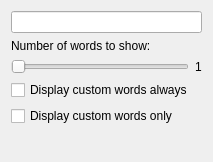
<?xml version="1.0" encoding="UTF-8"?>
<ui version="4.0">
 <class>CloudViewPopup</class>
 <widget class="QWidget" name="CloudViewPopup">
  <property name="geometry">
   <rect>
    <x>0</x>
    <y>0</y>
    <width>213</width>
    <height>162</height>
   </rect>
  </property>
  <property name="windowTitle">
   <string>Form</string>
  </property>
  <layout class="QFormLayout" name="formLayout">
   <property name="fieldGrowthPolicy">
    <enum>QFormLayout::AllNonFixedFieldsGrow</enum>
   </property>
   <property name="rowWrapPolicy">
    <enum>QFormLayout::WrapAllRows</enum>
   </property>
   <item row="1" column="0">
    <widget class="QLabel" name="lblNbWordsDesc">
     <property name="text">
      <string>Number of words to show:</string>
     </property>
    </widget>
   </item>
   <item row="1" column="1">
    <layout class="QHBoxLayout" name="horizontalLayout">
     <item>
      <widget class="QSlider" name="sldNWords">
       <property name="minimum">
        <number>1</number>
       </property>
       <property name="orientation">
        <enum>Qt::Horizontal</enum>
       </property>
      </widget>
     </item>
     <item>
      <widget class="QLabel" name="lblNbWords">
       <property name="text">
        <string>1</string>
       </property>
      </widget>
     </item>
    </layout>
   </item>
   <item row="3" column="0">
    <widget class="QCheckBox" name="chkCustomAlways">
     <property name="text">
      <string>Display custom words always</string>
     </property>
    </widget>
   </item>
   <item row="3" column="1">
    <widget class="QCheckBox" name="chkCustomOnly">
     <property name="text">
      <string>Display custom words only</string>
     </property>
    </widget>
   </item>
   <item row="0" column="0" colspan="2">
    <widget class="QLineEdit" name="txtFilter"/>
   </item>
  </layout>
 </widget>
 <resources/>
 <connections>
  <connection>
   <sender>sldNWords</sender>
   <signal>valueChanged(int)</signal>
   <receiver>lblNbWords</receiver>
   <slot>setNum(int)</slot>
   <hints>
    <hint type="sourcelabel">
     <x>165</x>
     <y>29</y>
    </hint>
    <hint type="destinationlabel">
     <x>227</x>
     <y>26</y>
    </hint>
   </hints>
  </connection>
 </connections>
</ui>
